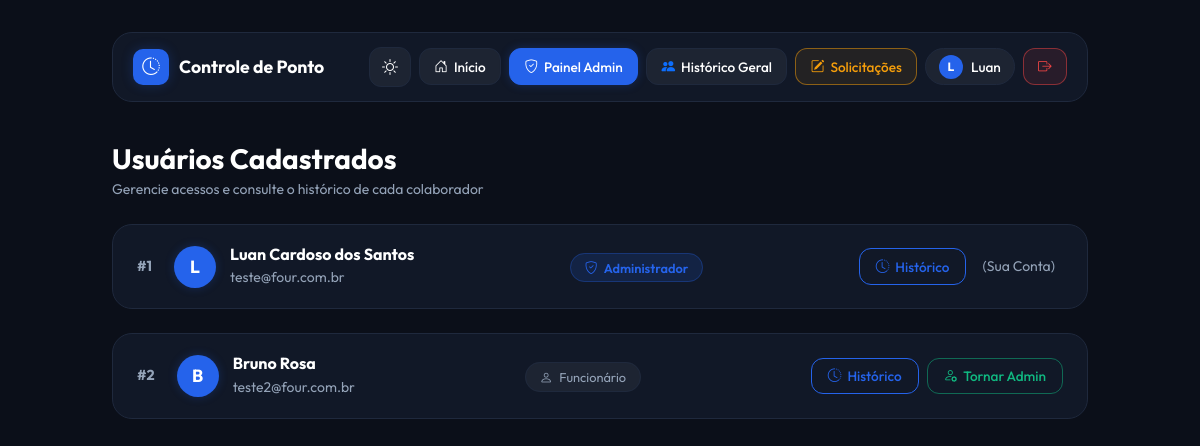
Before: /admin (signed in) with the older database file.
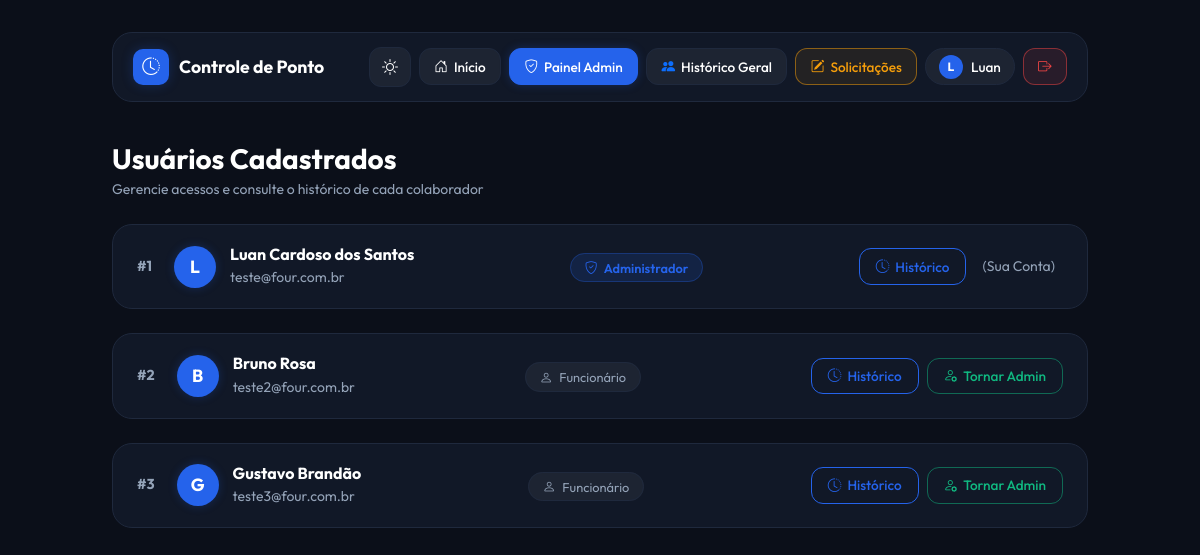
After: the same page with the newer database file.
### app.py (models this page shows)
class Usuario(UserMixin, db.Model):
    id = db.Column(db.Integer, primary_key=True)
    nome = db.Column(db.String(100), nullable=False)
    email = db.Column(db.String(100), unique=True, nullable=False)
    senha_hash = db.Column(db.String(200), nullable=False)
    is_admin = db.Column(db.Boolean, default=False)
    pontos = db.relationship("RegistroPonto", backref="usuario", lazy=True)
    solicitacoes = db.relationship("SolicitacaoCorrecao", backref="usuario", lazy=True)

### app.py (the view)
@app.route("/admin")
@login_required
@admin_required
def admin_panel():
    usuarios = Usuario.query.all()
    solicitacoes_pendentes = SolicitacaoCorrecao.query.filter_by(status="Pendente").count()
    return render_template("admin.html", usuarios=usuarios, solicitacoes_pendentes=solicitacoes_pendentes)

### app.py (called while the page is built)
def eh_dia_util(data_obj):
    return data_obj.weekday() < 5

@login_manager.user_loader
def load_user(user_id):
    return Usuario.query.get(int(user_id))

def admin_required(f):
    @wraps(f)
    def decorated_function(*args, **kwargs):
        if not current_user.is_authenticated or not current_user.is_admin:
            flash("Acesso permitido apenas para administradores.", "danger")
            return redirect(url_for("index"))
        return f(*args, **kwargs)
    return decorated_function

def identificar_pontos_faltantes(registros_do_dia):
    tipos_batidos = [
        getattr(p, "tipo", getattr(p, "tipo_ponto", ""))
        for p in registros_do_dia
    ]
    faltantes = [p for p in PONTOS_OBRIGATORIOS if p not in tipos_batidos]
    return faltantes

@app.context_processor
def inject_notifications():
    try:
        if current_user and current_user.is_authenticated:
            notifs = obter_notificacoes_usuario(current_user.id)
            return dict(
                notificacoes_usuario=notifs, total_notificacoes=len(notifs)
            )
    except Exception:
        pass
    return dict(notificacoes_usuario=[], total_notificacoes=0)

### templates/admin.html (shortened to what the changed rows need)
<!DOCTYPE html>
<html lang="pt-br" data-theme="dark">
<head>
    <link href="https://cdn.jsdelivr.net/npm/bootstrap@5.3.0/dist/css/bootstrap.min.css" rel="stylesheet">
    <link href="https://cdn.jsdelivr.net/npm/bootstrap-icons@1.10.5/font/bootstrap-icons.css" rel="stylesheet">
</head>
<body>
    <div class="container fade-in-up" style="max-width: 1000px;">
        <div class="top-navbar">
            <div class="nav-actions">
                <div class="user-pill">
                    <div class="avatar-circle">
                        {{ current_user.nome[0]|upper if current_user and current_user.nome else 'A' }}
                    </div>
                    <span class="d-none d-sm-inline fw-medium">
                        {{ current_user.nome.split()[0] if current_user and current_user.nome else 'Admin' }}
                    </span>
                </div>
            </div>
        </div>
        <div class="row g-2">
            {% if usuarios %}
                {% for u in usuarios %}
                <div class="col-12">
                    <div class="user-card">
                        <div class="user-info">
                            <span class="user-id-badge me-2">#{{ u.id }}</span>
                            <div class="user-avatar">
                                {{ u.nome[0]|upper if u.nome else 'U' }}
                            </div>
                            <div>
                                <h6 class="fw-bold mb-0">{{ u.nome }}</h6>
                                <span class="text-muted small">{{ u.email }}</span>
                            </div>
                        </div>
                        <div>
                            {% if u.is_admin %}
                                <span class="badge-role-admin">
                                    <i class="bi bi-shield-check me-1"></i> Administrador
                                </span>
                            {% else %}
                                <span class="badge-role-func">
                                    <i class="bi bi-person me-1"></i> Funcionário
                                </span>
                            {% endif %}
                        </div>
                        <div class="d-flex align-items-center gap-2">
                            <a href="{{ url_for('ver_historico_usuario', user_id=u.id) if 'ver_historico_usuario' in endpoints else url_for('meu_historico') }}" class="btn-action-outline">
                                <i class="bi bi-clock-history"></i> Histórico
                            </a>
                            {% if u.id != current_user.id %}
                                <form action="{{ url_for('toggle_admin', user_id=u.id) if 'toggle_admin' in endpoints else '#' }}" method="POST" class="d-inline">
                                    <button type="submit" class="btn-action-outline btn-toggle-admin">
                                        <i class="bi bi-person-gear"></i>
                                        {% if u.is_admin %} Remover Admin {% else %} Tornar Admin {% endif %}
                                    </button>
                                </form>
                            {% else %}
                                <span class="text-muted small px-2">(Sua Conta)</span>
                            {% endif %}
                        </div>
                    </div>
                </div>
                {% endfor %}
            {% else %}
                <div class="col-12 text-center py-5 text-muted">
                    <i class="bi bi-people fs-1 d-block mb-2"></i>
                    Nenhum usuário cadastrado no momento.
                </div>
            {% endif %}
        </div>
    </div>
</body>
</html>

Changed rows visible on the page:
added Usuario: id "3", nome "G", nome "Gustavo Brandão", email "teste3@four.com.br", is_admin False (drawn)
